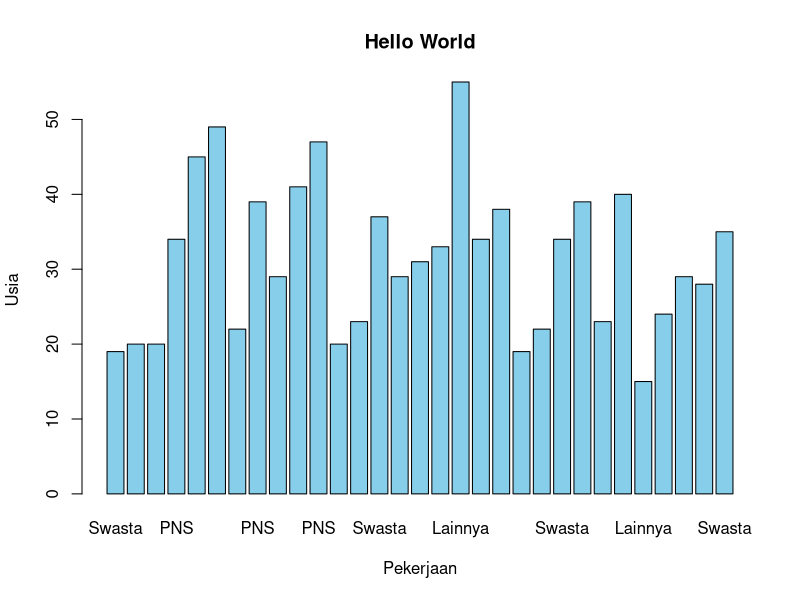
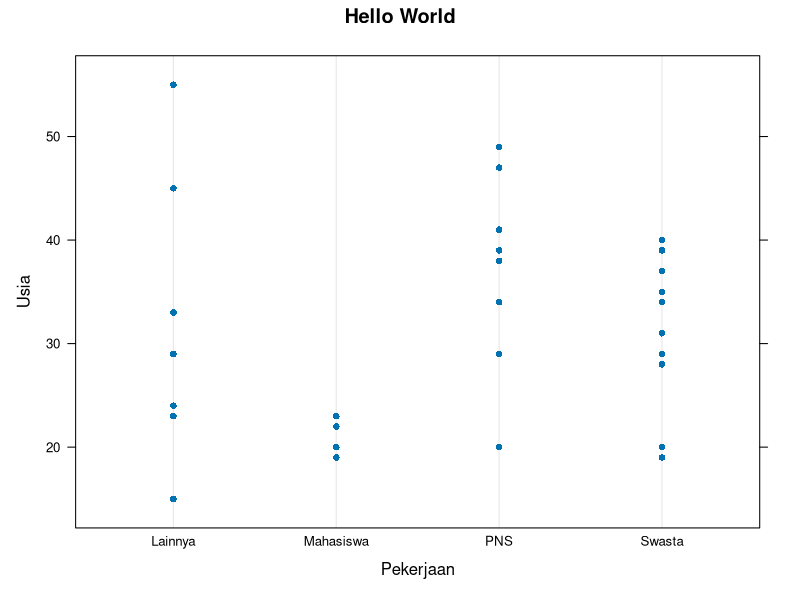
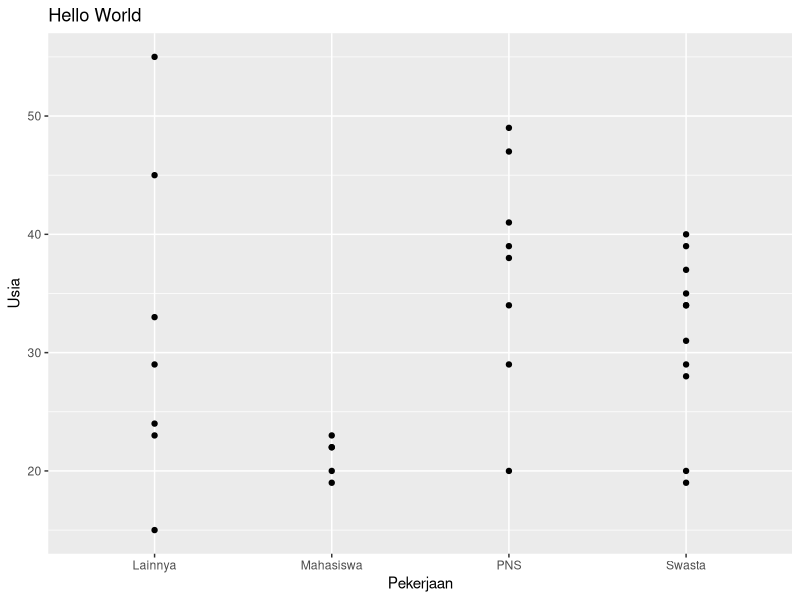
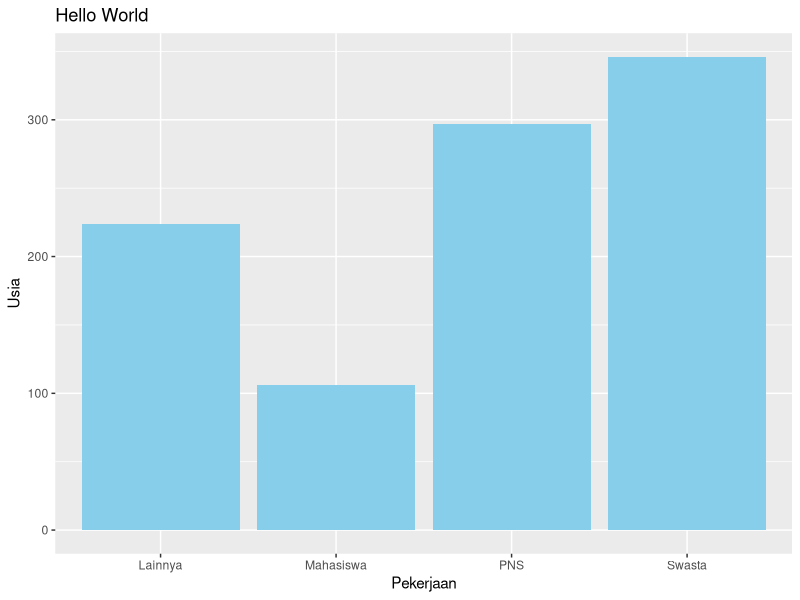
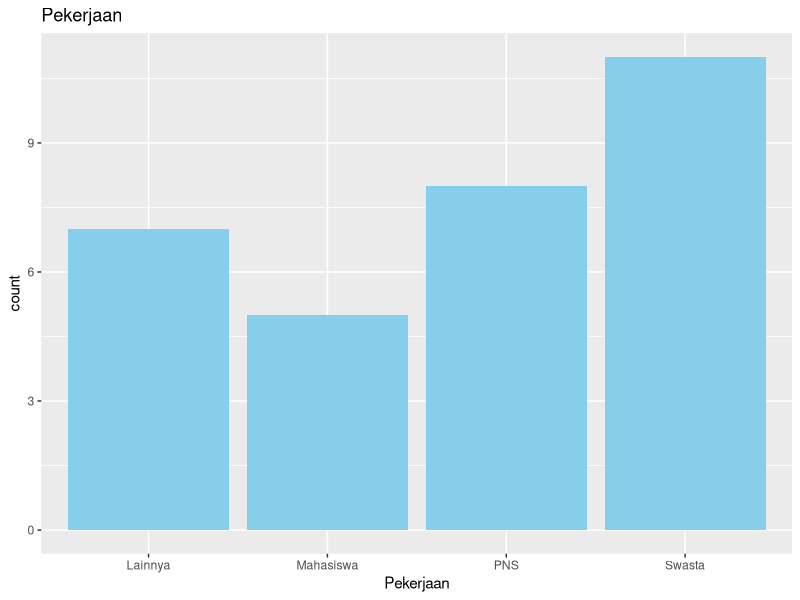
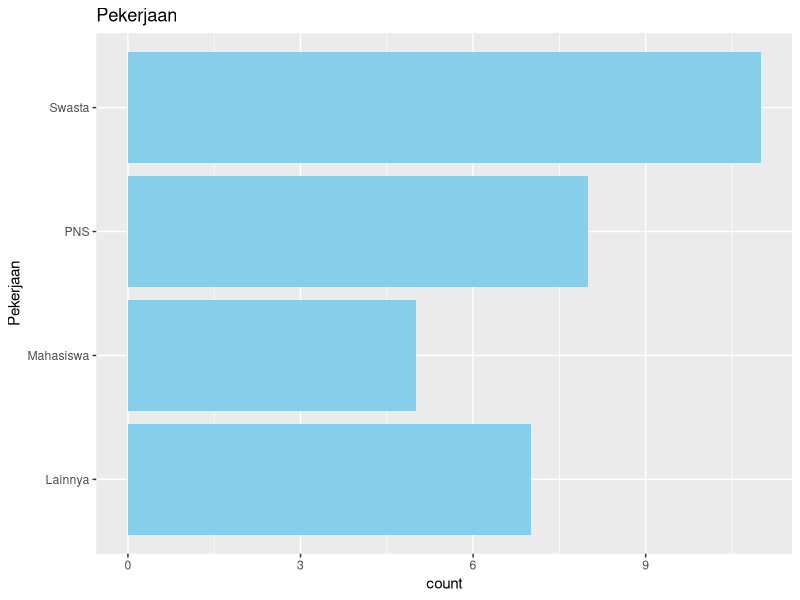
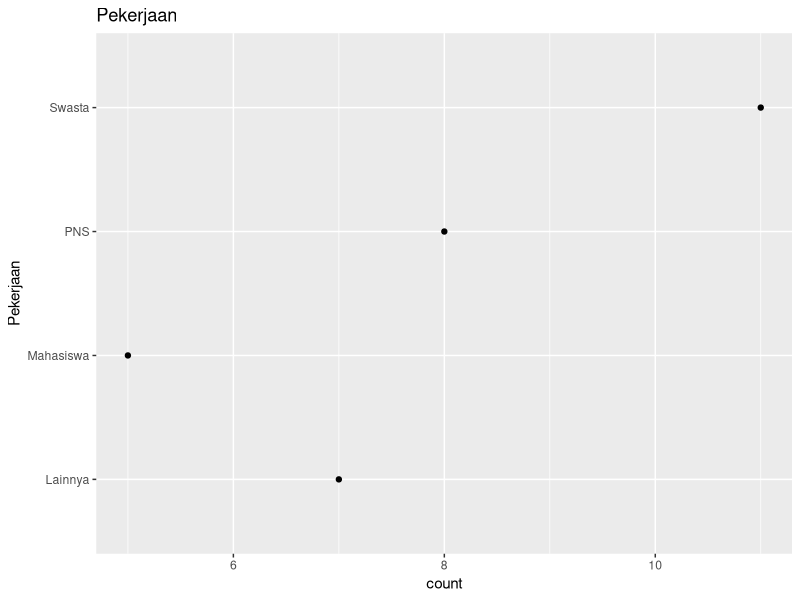
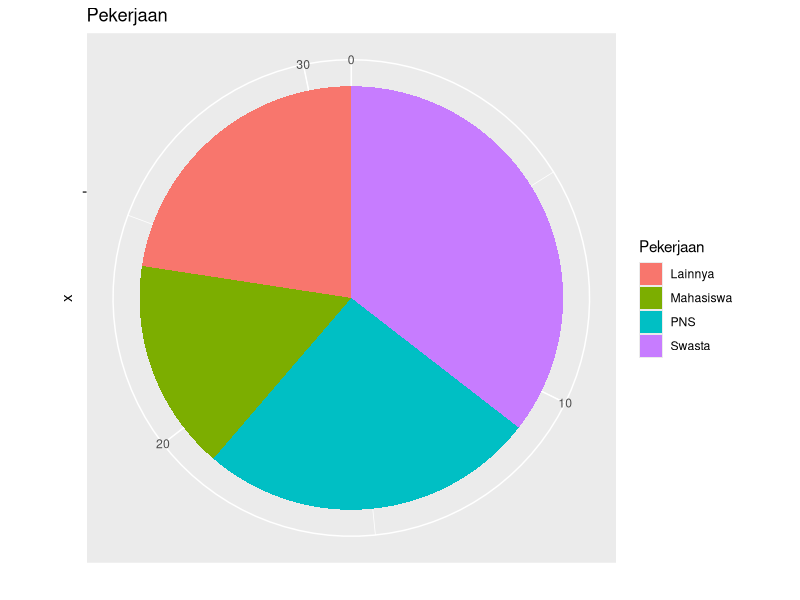

These charts were generated, in order, by the following R code:
setwd("~/Documents/Magister/project files/proposalTesis/dataset")
getwd()
df <- read.table("descriptiveCSV.csv", sep = ";", header = TRUE)

head(df$Pekerjaan)
head(df$Usia)

class(df$Pekerjaan)
class(df$Usia)

df$Pekerjaan <- as.factor(df$Pekerjaan)

barplot(
  names = df$Pekerjaan,
  height = df$Usia,
  col = "skyblue",
  main = "Hello World",
  xlab = "Pekerjaan",
  ylab = "Usia"
)

library(lattice)
dotplot(
  x = Usia ~ Pekerjaan,
  data = df,
  main = "Hello World",
  xlab = "Pekerjaan",
  ylab = "Usia"
)

library(ggplot2)
ggplot(
  data = df,
  aes(x = Pekerjaan, y = Usia)
) +
  geom_point() +
  ggtitle("Hello World") +
  xlab("Pekerjaan") +
  ylab("Usia")

ggplot(
  data = df,
  aes(x = Pekerjaan, y = Usia)
) +
  geom_bar(
    stat = "identity",
    fill = "skyblue"
  ) +
  ggtitle("Hello World") +
  xlab("Pekerjaan") +
  ylab("Usia")

# Univariate Qualitative Bar Charts
ggplot(
  data = df,
  aes(x = Pekerjaan)
) +
  geom_bar(
    fill = "skyblue"
  ) +
  ggtitle("Pekerjaan")

# Univariate Qualitative Bar Charts Horizontal
ggplot(
  data = df,
  aes(x = Pekerjaan)
) +
  geom_bar(
    fill = "skyblue"
  ) +
  coord_flip() +
  ggtitle("Pekerjaan")

# Create cleveland dot plot
ggplot(
  data = df,
  aes(x = Pekerjaan)
) +
  geom_point(stat = "count") +
  coord_flip() +
  ggtitle("Pekerjaan")

# PIE CHART UNIVARIATE CATEGORICAL
## Simple PieChart
ggplot(
  data = df,
  aes(x = "", fill = Pekerjaan)
) +
  geom_bar() +
  coord_polar(theta = "y") +
  ggtitle("Pekerjaan") +
  ylab("")

## Fair Piechart
library(scales)
library(dplyr)
df
plotdata <- df %>%
  count(Pekerjaan) %>%
  arrange(desc(Pekerjaan)) %>%
  mutate(
    prop = round(n * 100 / sum(n), 1),
    lab.ypos = cumsum(prop) - 0.5 * prop
  )
head(plotdata)

ggplot(
  data = plotdata,
  aes(x = "", y = prop, fill = Pekerjaan)
) +
  ggtitle("Pekerjaan") +
  geom_bar(width = 1, stat = "identity", color = "white") +
  coord_polar("y", start = 0) +
  geom_text(
    aes(
      y = lab.ypos, label = prop
    ),
    color = "white"
  ) +
  theme_void()


## Pie Chart With Percent
plotdata <- df %>%
  count(Pekerjaan) %>%
  arrange(desc(Pekerjaan)) %>%
  mutate(
    prop = round(n * 100 / sum(n), 1),
    lab.ypos = cumsum(prop) - 0.5 * prop
  )
head(plotdata)

plotdata$percent <- paste0(
  plotdata$Pekerjaan, "\n",
  round(plotdata$prop), "%"
)

ggplot(
  data = plotdata,
  aes(x = "", y = prop, fill = Pekerjaan)
) +
  ggtitle("Pekerjaan") +
  geom_bar(width = 1, stat = "identity", color = "white") +
  coord_polar(theta = "y", start = 0) +
  geom_text(
    aes(
      y = lab.ypos, label = percent
    ),
    color = "white"
  ) +
  theme_void()


## Pie Chart Changing Color
myclrs <- c("#0073C2FF", "#EFC000FF", "#868686FF", "#CD534CFF")

plotdata <- df %>%
  count(Pekerjaan) %>%
  arrange(desc(Pekerjaan)) %>%
  mutate(
    prop = round(n * 100 / sum(n), 1),
    lab.ypos = cumsum(prop) - 0.5 * prop
  )
head(plotdata)

plotdata$percent <- paste0(
  plotdata$Pekerjaan, "\n",
  round(plotdata$prop), "%"
)

ggplot(
  data = plotdata,
  aes(x = "", y = prop, fill = Pekerjaan)
) +
  ggtitle("Pekerjaan") +
  geom_bar(width = 1, stat = "identity", color = "white") +
  coord_polar(theta = "y", start = 0) +
  geom_text(
    aes(
      y = lab.ypos, label = percent
    ),
    color = "white"
  ) +
  scale_fill_manual(values = myclrs) + # change color
  theme_void() +
  theme(legend.position = "FALSE") # remove legend

# Changing Numeric Variabel to Categorical

CatUsia <- cut(df$Usia, breaks = c(5, 11, 25, 45, 65), labels = c("anak-anak", "remaja", "dewasa", "lansia"), right = T)
CatUsia

class(CatUsia)

df$CatUsia <- CatUsia

head(df)
plotusia <- df %>%
  count(CatUsia) %>%
  arrange(desc(CatUsia)) %>%
  mutate(
    prop = round(n * 100 / sum(n), 1),
    lab.ypos = cumsum(prop) - 0.5 * prop
  )
head(plotusia)

plotusia$percent <- paste0(
  plotusia$CatUsia, "\n",
  round(plotusia$prop), "%"
)

ggplot(
  data = plotusia,
  aes(x = "", y = prop, fill = CatUsia)
) +
  ggtitle("Kelompok Usia") +
  geom_bar(width = 1, stat = "identity", color = "white") +
  coord_polar(theta = "y", start = 0) +
  geom_text(
    aes(
      y = lab.ypos, label = percent
    ),
    color = "white"
  ) +
  theme_void()

